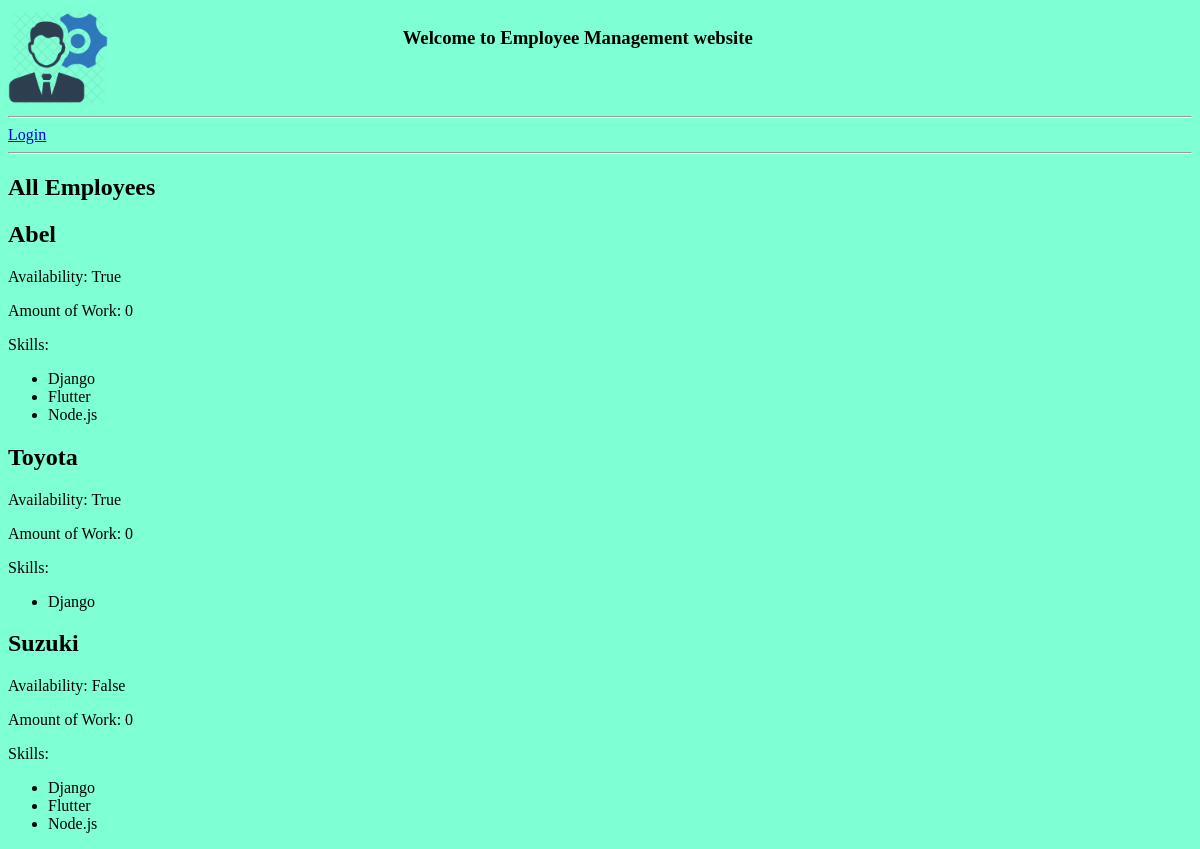
The app's page /allemployees/, older data.
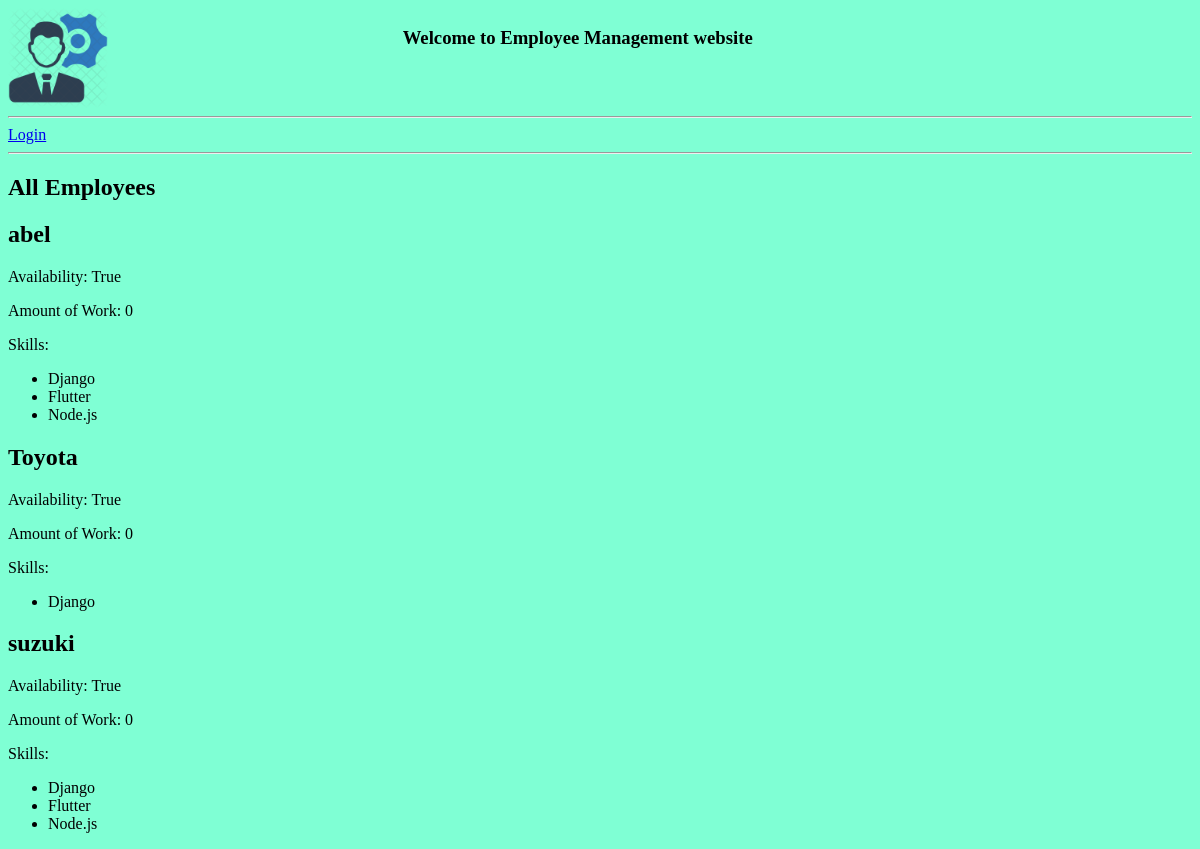
The same page, newer data.
### base/models.py (models this page shows, shortened)
class Employee(models.Model):
    name = models.CharField(max_length=100)
    availability = models.BooleanField(default=False)
    amount_of_work = models.IntegerField(default=0)
    skills = models.ManyToManyField(Skill)
    email=models.EmailField(null=True)

### base/views.py (the view)
# urls.py: path('allemployees/',views.allemployees,name='allemployees'),
def allemployees(request):
    page='allemployees'
    employees=Employee.objects.all()
    context={'employees':employees,'page':page}
    return render(request,'base/avaliable.html',context)

### base/templates/base/avaliable.html
{% extends 'main.html' %}
{% block content %}
    {% if page == 'avaliable' %}
    <h2>Avaliable Employees</h2>
    {% elif page == 'allemployees' %}
    <h2>All Employees</h2>
    {% endif %}
    {% for employee in employees %}
    <h2>{{ employee.name }}</h2>
    <p>Availability: {{ employee.availability }}</p>
    <p>Amount of Work: {{ employee.amount_of_work }}</p>
    <p>Skills:</p>
    <ul>
        {% for skill in employee.skills.all %}
            <li>{{ skill.name }}</li>
        {% endfor %}
    </ul>
    {% endfor %}
{% endblock content %}

Row changes from the older to the newer data that the page shows:
changed Employee: name "Abel" → "abel"
changed Employee: name "Suzuki" → "suzuki"; availability "False" → "True"
